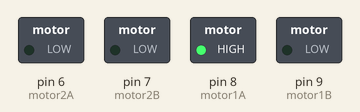
The sketch below on a simulated Arduino Mega 2560, built with avr-gcc and run on an emulated ATmega2560. Shown: switched loads named in the sketch (green lamp = pin HIGH).

Above: at 0.1 s.
Timing chart, 0 to 1.6 s (numbered marks = the images above):
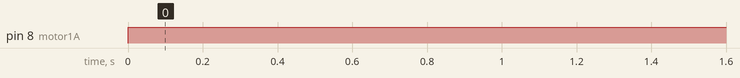

Measured:
- by itself, pin 8 (motor1A): LOW → HIGH at 0.00 s

The sketch:

Ichal_PWM-HIGH-LOW.ino
```cpp
//Definisi Pin Motor Pada Pin Pwm Mikro A Mega
#define motor1A 8
#define motor1B 9
#define motor2A 6
#define motor2B 7

//Set PWM
int pwm = 255;
void setup() {
pinMode(motor1A  , OUTPUT);pinMode(motor1B  , OUTPUT);pinMode(motor2A  , OUTPUT);pinMode(motor2B  , OUTPUT);
}
void kondisi1(int value_pwm){
  analogWrite(motor1A, LOW)      ;  analogWrite(motor1B, 255);
  analogWrite(motor2A, 255);  analogWrite(motor2B, LOW)      ;
  }
void kondisi2(int value_pwm){
  analogWrite(motor1A, LOW);  analogWrite(motor1B, 150)  ;
  analogWrite(motor2A, LOW);  analogWrite(motor2B, LOW)            ;
  }
void kondisi3(int value_pwm){
  analogWrite(motor1A, value_pwm-255);  analogWrite(motor1B, value_pwm-255)  ;
  analogWrite(motor2A, LOW);  analogWrite(motor2B, LOW)            ;
  }
void kondisi4(int value_pwm){
  analogWrite(motor1A, -255);  analogWrite(motor1B, LOW)  ;
  analogWrite(motor2A, LOW);  analogWrite(motor2B, LOW)            ;
  }
void kondisi5(int value_pwm){
  analogWrite(motor1A, LOW);  analogWrite(motor1B, LOW)  ;
  analogWrite(motor2A, 150);  analogWrite(motor2B, LOW)            ;
  }
void kondisi6(int value_pwm){
  analogWrite(motor1A, LOW);  analogWrite(motor1B, LOW)  ;
  analogWrite(motor2A, value_pwm-255);  analogWrite(motor2B, value_pwm-255)            ;
  }
void kondisi7(int value_pwm){
  analogWrite(motor1A, LOW);  analogWrite(motor1B, LOW)  ;
  analogWrite(motor2A, LOW);  analogWrite(motor2B, -255)            ;
  }
void kondisi8(int value_pwm){
  analogWrite(motor1A, value_pwm-255);  analogWrite(motor1B, value_pwm-255)  ;
  analogWrite(motor2A, value_pwm-255);  analogWrite(motor2B, value_pwm-255)            ;
  }
void kondisi9(int value_pwm){
  analogWrite(motor1A, LOW);  analogWrite(motor1B, LOW)  ;
  analogWrite(motor2A, LOW);  analogWrite(motor2B, LOW)            ;
  }
void loop() {
//kondisi1(pwm);
//  kondisi2(pwm);
//    kondisi3(pwm);
      kondisi4(pwm);
//        kondisi5(pwm);
//          kondisi6(pwm);
//            kondisi8(pwm);
//              kondisi9(pwm);
}
```
